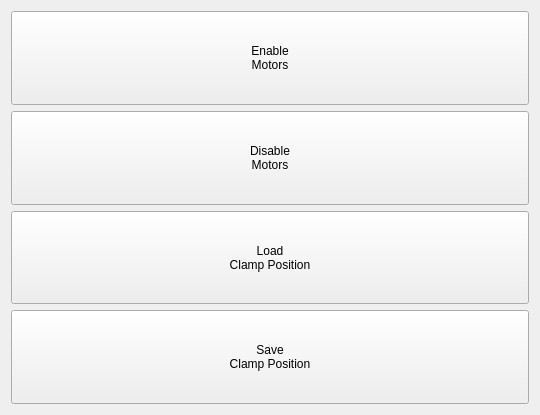
<?xml version="1.0" encoding="UTF-8"?>
<ui version="4.0">
 <class>AuxControls</class>
 <widget class="QWidget" name="AuxControls">
  <property name="geometry">
   <rect>
    <x>0</x>
    <y>0</y>
    <width>540</width>
    <height>415</height>
   </rect>
  </property>
  <property name="windowTitle">
   <string>Form</string>
  </property>
  <layout class="QVBoxLayout" name="verticalLayout">
   <item>
    <widget class="QPushButton" name="enableButton">
     <property name="sizePolicy">
      <sizepolicy hsizetype="Preferred" vsizetype="Preferred">
       <horstretch>0</horstretch>
       <verstretch>0</verstretch>
      </sizepolicy>
     </property>
     <property name="text">
      <string>Enable
Motors</string>
     </property>
    </widget>
   </item>
   <item>
    <widget class="QPushButton" name="disableButton">
     <property name="sizePolicy">
      <sizepolicy hsizetype="Preferred" vsizetype="Preferred">
       <horstretch>0</horstretch>
       <verstretch>0</verstretch>
      </sizepolicy>
     </property>
     <property name="text">
      <string>Disable
Motors</string>
     </property>
    </widget>
   </item>
   <item>
    <widget class="QPushButton" name="loadButton">
     <property name="sizePolicy">
      <sizepolicy hsizetype="Preferred" vsizetype="Preferred">
       <horstretch>0</horstretch>
       <verstretch>0</verstretch>
      </sizepolicy>
     </property>
     <property name="text">
      <string>Load
Clamp Position</string>
     </property>
    </widget>
   </item>
   <item>
    <widget class="QPushButton" name="saveButton">
     <property name="sizePolicy">
      <sizepolicy hsizetype="Preferred" vsizetype="Preferred">
       <horstretch>0</horstretch>
       <verstretch>0</verstretch>
      </sizepolicy>
     </property>
     <property name="text">
      <string>Save
Clamp Position</string>
     </property>
    </widget>
   </item>
  </layout>
 </widget>
 <resources/>
 <connections/>
</ui>
